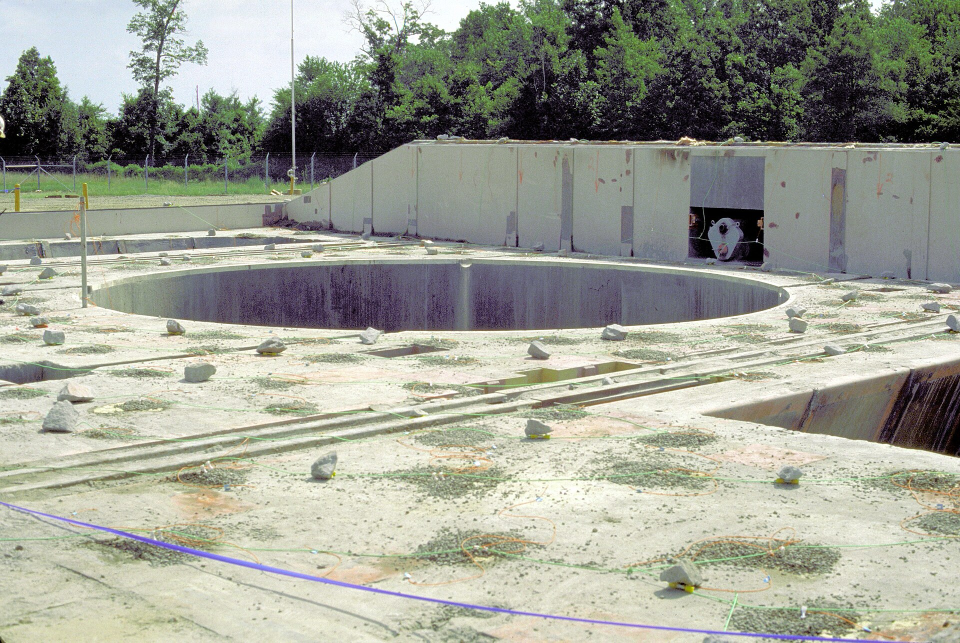
#> input picture episodes/en-titan-ii-socket/img/arka_1.jpg, 1920 x 1285 px, found by its file name (shown at 1/2 size)
$ python gorsel.py
#> lines starting #> are read from the running program, lines starting #| are printed output that depends on the picture
"""catalhoyuk-sekinin-alti: arka plan ve kanıt görselleri (Commons 1920 px küçük resimlerinden).

    python episodes/catalhoyuk-sekinin-alti/gorsel.py

img/arka_1.jpg       -> img/arka.jpg     Anadolu Medeniyetleri Müzesi'ndeki yeniden kurulmuş Çatalhöyük odası
                                          (Dosseman, CC BY-SA 4.0). Kare kırpım (70,250,830,1010), 1,42x büyütme, gama 0,68, Color 1,30: merdiven + ocak (sol), seki + çanaklar
                                          (sağ); alttaki camlı gömü çukuru, etiket ve müze tavanı dışarıda.
img/kanit_yer_1.jpg  -> img/kanit_1.jpg  Koruma çatısı altındaki Çatalhöyük Doğu Höyüğü evleri (Kemal Kozbaev, CC BY-SA 4.0).
img/kanit_gomu_4.jpg -> img/kanit_2.jpg  2008 kazısı (2 Ağustos): kazıda açılmış gömü çukurunda kıvrık yatan
                                          iskelet (Colleen Morgan, CC BY 2.0). Kırpım (995,410,1780,1000), 1,38x;
                                          kazı levhası ve ölçek çubuğu dışarıda.
"""
from pathlib import Path

from PIL import Image, ImageEnhance

IMG = Path(__file__).resolve().parent / "img"


def arka():
    im = Image.open(IMG / "arka_1.jpg").convert("RGB")
#> im is the input picture: PIL image 1920x1285 RGB; mean R, G, B 157.6, 160.1, 147.9
    im = im.crop((70, 250, 830, 1010)).resize((1080, 1080), Image.LANCZOS)
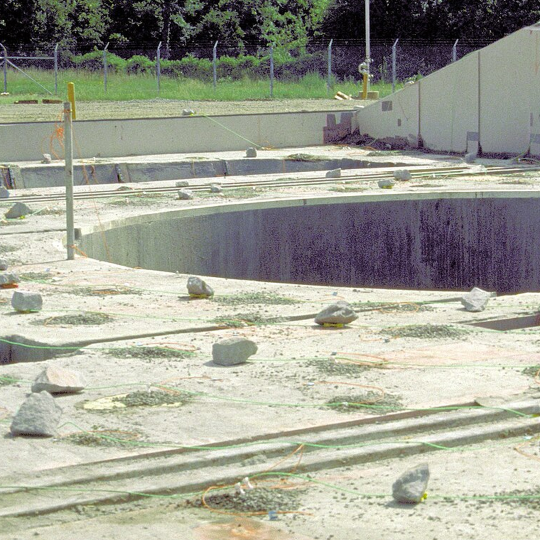
#> im: PIL image 1080x1080 RGB (shown at 1/2 size); mean R, G, B 159.7, 161.3, 147.9
    im = im.point(lambda v: round(255 * (v / 255) ** 0.68))   # gölgedeki oda aydınlatılır (gama 0,68)
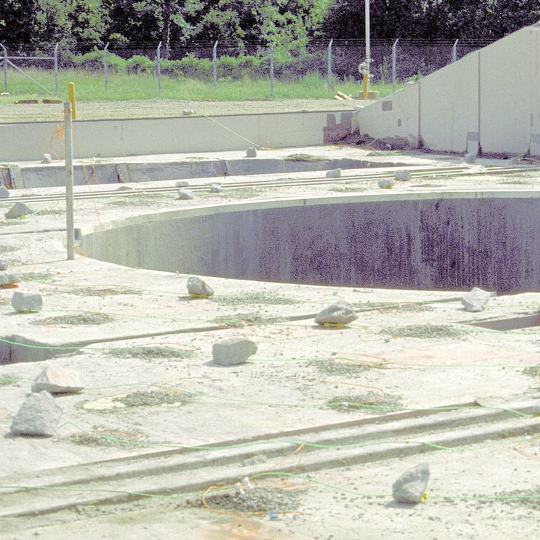
#> im: PIL image 1080x1080 RGB (shown at 1/2 size); mean R, G, B 180.6, 181.4, 171.9
    im = ImageEnhance.Color(im).enhance(1.30)
    im.save(IMG / "arka.jpg", quality=92)


def kanit_1():
#> (the run stopped early here; a loop or call above may not have finished)
